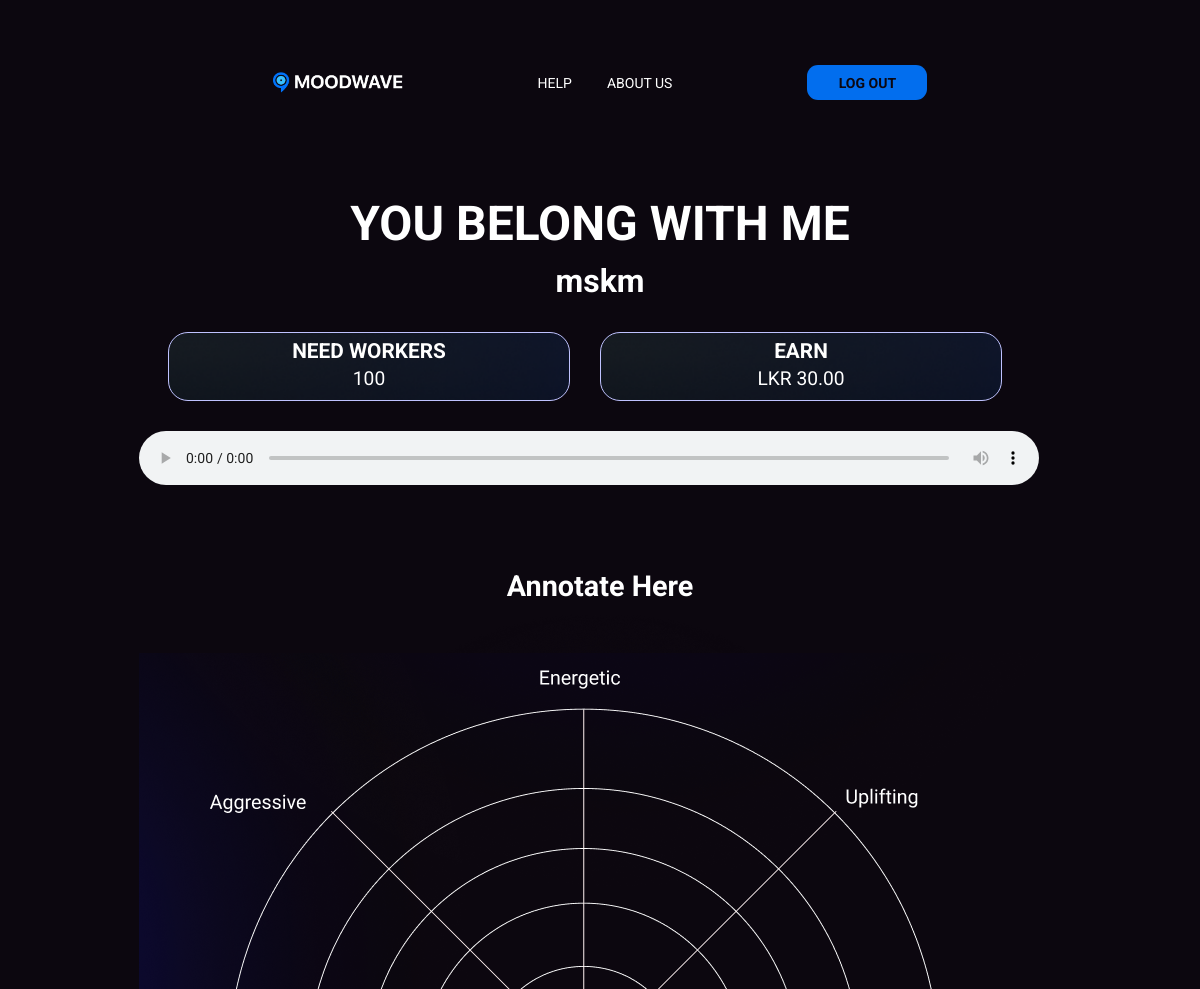
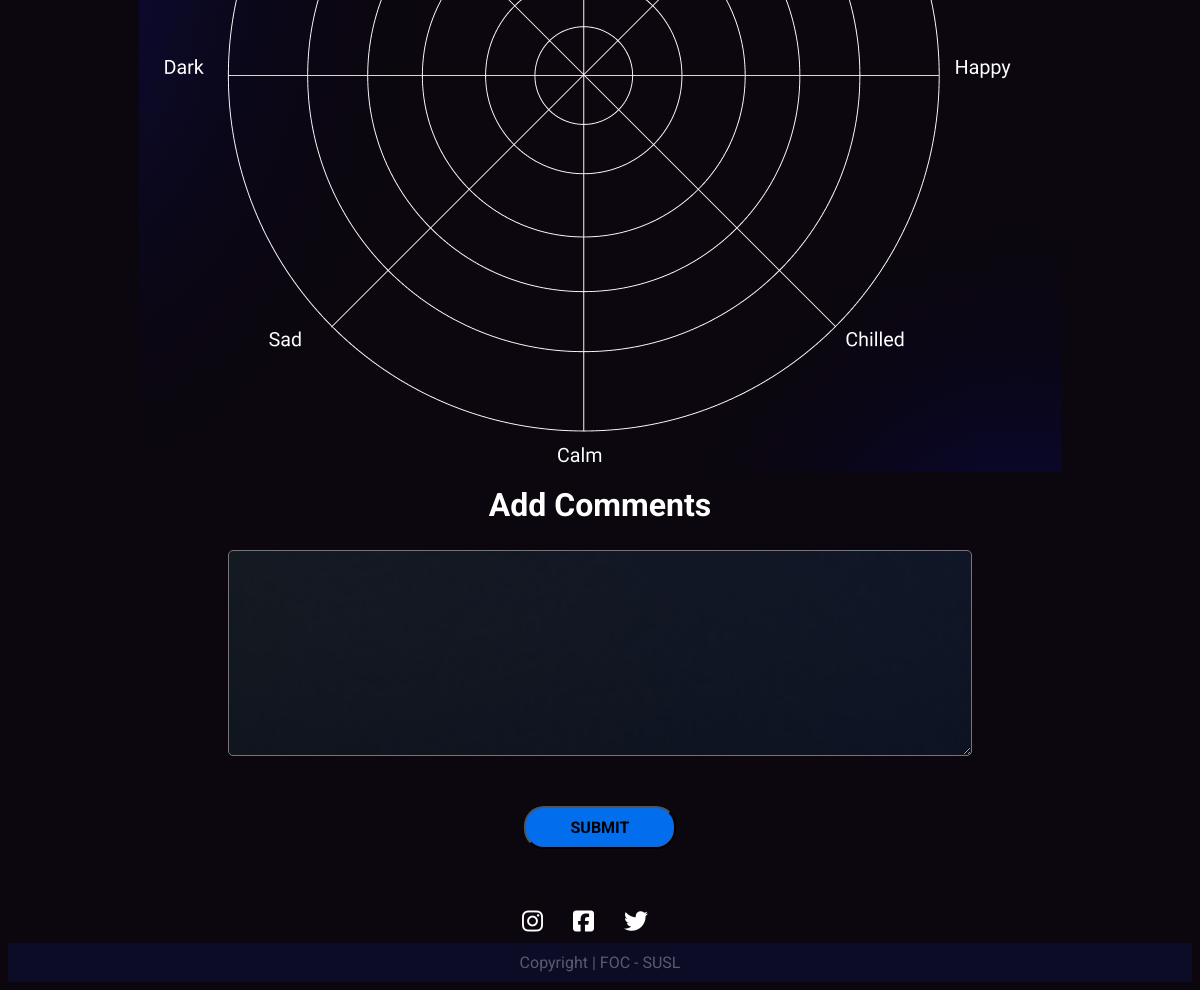
The page /job_complete.php?id=2 (signed in) on the database its author committed (2 pictures, top to bottom).
### tables this page shows
CREATE TABLE IF NOT EXISTS `jobs` (
  `job_id` int(6) NOT NULL AUTO_INCREMENT,
  `creater_id` int(6) DEFAULT NULL,
  `song_name` varchar(1000) DEFAULT NULL,
  `song_writter` varchar(1000) DEFAULT NULL,
  `singers` varchar(1000) DEFAULT NULL,
  `music` varchar(1000) DEFAULT NULL,
  `workers_need` int(11) DEFAULT NULL,
  `workers_earn` int(11) DEFAULT NULL,
  `completed` int(11) NOT NULL DEFAULT '0',
  `placed_on` varchar(100) DEFAULT NULL,
  PRIMARY KEY (`job_id`)
);

### job_complete.php (the view, shortened to what this page needs)
<?php
@include 'config.php';
if(isset($_GET['id'])){
    $id=$_GET['id'];
}
?>
<!DOCTYPE html>
<html lang="en">
<head>
    <link rel="stylesheet" href="css/job_complete.css">
</head>
<body>
    <section class="navigation_section">
        <nav class="Navigation_Bar">
          <ul>
            <li><a href="index.php"><img src="images/Logo.png" alt="MoodWave_logo" /></a></li>
            <li class="features"><a href="Need_Help.php">HELP</a></li>
            <li><a href="About_us.php" class="ABOUT">ABOUT US</a></li>
            <li><form method="POST"><input type="submit" name="logout" class="logout" value="LOG OUT"></form></li>
          </ul>
        </nav>
    </section>
<section class="content">
        <?php
            $select_jobs = mysqli_query($conn, "SELECT * FROM `jobs` WHERE job_id='$id'") or die('query failed');
            $fetch_jobs = mysqli_fetch_assoc($select_jobs);
        ?>
    <form action="" method="POST" enctype="multipart/form-data">
        <div class="form-group">
                <div class="title">
                    <h1><?php echo $fetch_jobs['song_name']; ?></h1>
                    <h3><?php echo $fetch_jobs['singers']; ?></h3>
                </div>
                <div class="row">
                    <div class="desc_box">
                        <div class="topic">
                            <h1>Need Workers</h1>
                        </div>
                        <div class="desc">
                            <p><?php echo $fetch_jobs['workers_need']; ?></p>
                        </div>
                    </div>
                    <div class="desc_box">
                        <div class="topic">
                            <h1>Earn</h1>
                        </div>
                        <div class="desc">
                            <p><?php echo 'LKR '.$fetch_jobs['workers_earn'].'.00'; ?></p>
                        </div>
                    </div>
                </div>
        </div>
        <div id="demo" class="demo">
            <?php
                $myAudioFile = $fetch_jobs['music']; ;
                echo '<audio controls class="demoAudio">
                <source src="uploads/'.$myAudioFile.'" type="audio/mpeg">
                </audio>';
            ?>
        </div>
        <div class="anotate">
            <h1>Annotate Here</h1>
            <img src="images/anotate.png" usemap="#image-map">
        </div>
        <div class="submit">
            <h1>Add Comments</h1>
            <textarea name="comments"></textarea>
            <input type="submit" name="submit" value="SUBMIT" class="button"></input>
        </div>
    </form>
    <div class="footer-images">
        <i class="fa-brands fa-instagram"></i>
        <i class="fa-brands fa-square-facebook"></i>
        <i class="fa-brands fa-twitter"></i>
    </div>
    <div class="box">Copyright | FOC - SUSL</div>
</section>
</body>
</html>

### css/job_complete.css (style rules this page uses)
:root { --main-colur:#0C070F; --white:#FFFFFF; --btn-colour:#026EEE; --btn-text:#0C070F; --input-box:#A5EFFF; --next-bar:#183787; }
* { font-family: "Roboto", sans-serif; }
body { background-color: var(--main-colur); background-image: url("../images/gradient.png"); background-repeat: no-repeat; background-position: center; }
.Navigation_Bar { position: relative; top: 0; z-index: 3; display: inline; align-items: center; justify-content: space-between; padding: 40px 30px; border: 1px solid hsla(0, 0%, 100%, 0); border-radius: 34px; transition: all 0.5s ease-in-out; }
.navigation_section { margin-top: 30px; }
.Navigation_Bar img { width: 130px; height: auto; align-items: center; justify-content: center; display: flex; }
.Navigation_Bar ul { list-style-type: none; padding: 0; overflow: hidden; align-items: center; justify-content: center; display: flex; gap: 18px; }
.Navigation_Bar li { float: left; }
.Navigation_Bar .features { padding-left: 117px; padding-right: 17px; }
.Navigation_Bar .ABOUT { padding-right: 117px; }
.Navigation_Bar li a { display: block; color: white; text-align: center; font-size: 14px; text-decoration: none; font-weight: 400; }
.Navigation_Bar li form .logout { width: 120px; height: 35px; border-radius: 11px; background-color: #026eee; color: #0c070f; border: none; text-decoration: none; font-weight: 700; font-size: 14px; }
.content { display: flex; flex-direction: column; align-items: center; }
.content form .form-group { display: flex; flex-direction: column; align-items: center; margin-top: 20px; gap:30px; }
.content form .form-group .title { margin: 0; margin-bottom: -30px; }
.content form .form-group .title h1 { font-size: 3rem; font-weight: bold; color: var(--white); text-transform: uppercase; }
.content form .form-group .title h3 { font-size: 2rem; font-weight: bold; color: var(--white); text-align: center; margin-top: -30px; }
.content form .form-group .row { display: flex; justify-content: center; }
.content form .form-group .row .desc_box { margin-right: 30px; width: 400px; line-height: 2px; background-color: black; background-image: url("../images/input-box.png"); background-position: center; background-repeat: no-repeat; background-size: cover; border-radius: 20px; border: #BFC2FF solid 1px; display: flex; flex-direction: column; align-items: center; justify-content: flex-start; }
.content form .form-group .row .desc_box .topic h1 { color: var(--white); font-size: 1.3rem; text-transform: uppercase; }
.content form .form-group .row .desc_box .desc { margin-top: -10px; text-align: center; }
.content form .form-group .row .desc_box .desc p { color: var(--white); font-size: 1.2rem; }
.content form .anotate h1 { color: var(--white); font-size: 1.8rem; text-align: center; margin-top: 80px; margin-bottom: 50px; }
.content .demo { margin-top: 30px; width: 900px; }
.content .demo .demoAudio { width: 100%; }
.content form .submit { display: flex; flex-direction: column; align-items: center; }
.content form .submit h1 { font-size: 2rem; font-weight: bold; color: var(--white); margin-top: 10px; }
.content form .submit textarea { background-color: black; background-image: url("../images/input-box.png"); background-position: center; background-repeat: no-repeat; background-size: cover; border-radius: 5px; width:80%; height:200px; color: var(--white); font-size: 1.5rem; }
.content form .submit .button { padding: 10px; padding-left: 45px; padding-right: 45px; border-radius: 20px; background-color: var(--btn-colour); font-weight: bold; font-size: 1rem; margin-top: 50px; }
.content .footer-images { display: flex; justify-content: center; margin-top: 60px; margin-bottom: 10px; }
.content .footer-images i { margin-right: 30px; color: var(--white); font-size: 1.5rem; }
.content .box { background-color: #112daa25; color: rgba(240, 248, 255, 0.336); padding-top: 10px; padding-bottom: 10px; width: 100%; text-align: center; }

### rows shown on the page
jobs: song_name "YOU BELONG WITH ME", singers "mskm", workers_need "100", workers_earn "30"
